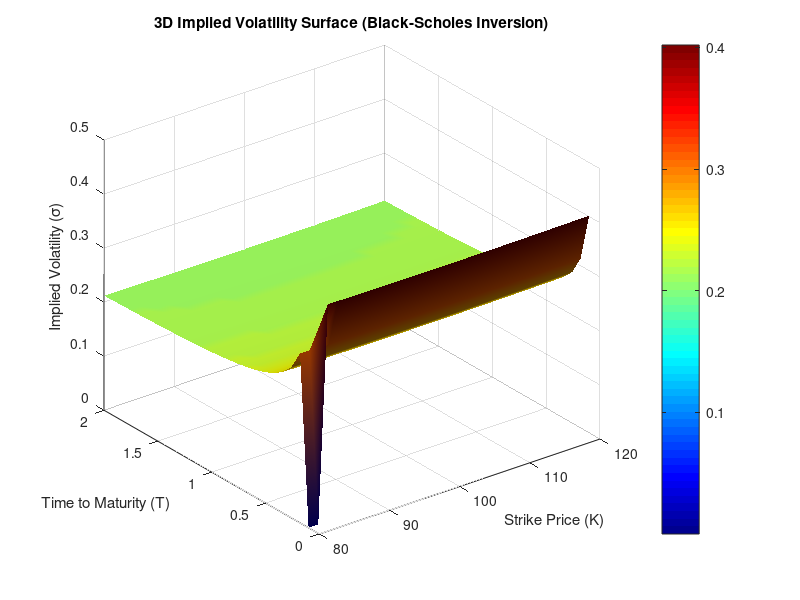
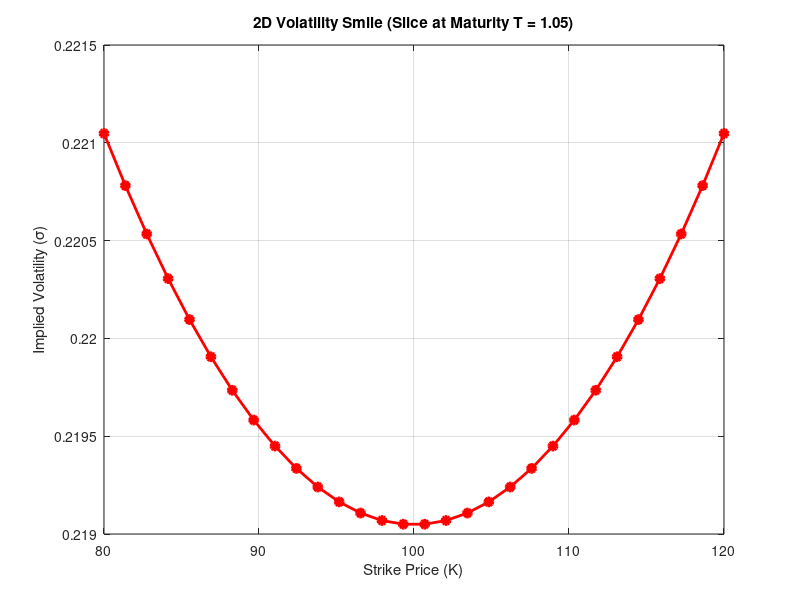
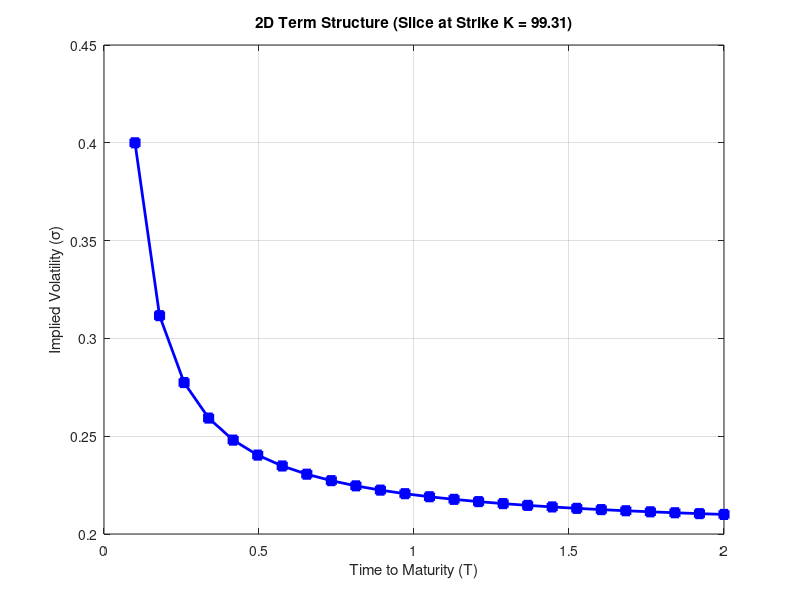

These figures' MATLAB source, in order:
% =========================================================================
% Implied Volatility Surface & Multivariable Gradient Engine
% Built using primitive commands: meshgrid, gradient, surf, plot, erf
% =========================================================================
clear; clc; close all;

% 1. Parameter Initialization (Dynamic vs Standalone Fallback)
if exist('params.m', 'file')
    run('params.m'); % Loaded dynamically when called via Python UI (S, r, K, T, market_prices)
else
    % Standalone Default Environment Parameters (Synthetic Fallback)
    S = 100.0;           % Spot Price
    r = 0.05;            % Risk-Free Rate
    
    % PRIMITIVE FUNCTION: meshgrid (Constructing the 2D Domain Matrix)
    strikes = linspace(80, 120, 30);
    maturities = linspace(0.1, 2.0, 25);
    [K, T] = meshgrid(strikes, maturities);
    
    % Generate synthetic market option prices mirroring a volatility skew
    true_iv = 0.20 + 0.05 * (K/S - 1).^2 + 0.02 ./ T;
    d1_synth = (log(S ./ K) + (r + 0.5 * true_iv.^2) .* T) ./ (true_iv .* sqrt(T));
    d2_synth = d1_synth - true_iv .* sqrt(T);
    
    % Primitive Cumulative Normal Distribution using error function (erf)
    N_d1 = 0.5 * (1 + erf(d1_synth / sqrt(2)));
    N_d2 = 0.5 * (1 + erf(d2_synth / sqrt(2)));
    market_prices = S * N_d1 - K .* exp(-r * T) .* N_d2;
end

% 2. Newton-Raphson Numerical Root-Finding Loop
% Uses Multivariable Calculus: Partial Derivative Vega (dC / dSigma)
IV = zeros(size(market_prices));

for i = 1:size(market_prices, 1)
    for j = 1:size(market_prices, 2)
        k_val = K(i,j);
        t_val = T(i,j);
        mkt_price = market_prices(i,j);
        
        if isnan(mkt_price) || mkt_price <= 0
            continue;
        end
        
        sigma = 0.20; % Initial volatility guess
        for iter = 1:50
            d1 = (log(S / k_val) + (r + 0.5 * sigma^2) * t_val) / (sigma * sqrt(t_val));
            d2 = d1 - sigma * sqrt(t_val);
            
            N_d1 = 0.5 * (1 + erf(d1 / sqrt(2)));
            N_d2 = 0.5 * (1 + erf(d2 / sqrt(2)));
            
            bs_price = S * N_d1 - k_val * exp(-r * t_val) * N_d2;
            diff = bs_price - mkt_price;
            
            if abs(diff) < 1e-6
                break;
            end
            
            % Partial Derivative: Vega (Sensitivity of Price to Volatility)
            % nu = dC / dSigma = S * sqrt(T) * n(d1)
            n_d1 = (1 / sqrt(2 * pi)) * exp(-0.5 * d1^2);
            vega = S * sqrt(t_val) * n_d1;
            
            if abs(vega) < 1e-12
                break;
            end
            
            sigma = sigma - diff / vega;
            if sigma <= 0
                sigma = 1e-4;
            end
        end
        IV(i,j) = sigma;
    end
end

% 3. MULTIVARIABLE CALCULUS: Surface Gradients
% PRIMITIVE FUNCTION: gradient 
% Computes numerical partial derivatives [dIV/dK, dIV/dT] across the 2D surface matrix
[dIV_dK, dIV_dT] = gradient(IV);

% 4. Output Execution Mode
if exist('params.m', 'file')
    % Save matrices for Python / Streamlit consumption
    save('-v7', 'results.mat', 'K', 'T', 'IV', 'market_prices', 'dIV_dK', 'dIV_dT');
else
    % =====================================================================
    % Native Standalone GNU Octave Mode: 3 Separate Independent Windows
    % =====================================================================
    
    % --- WINDOW 1: 3D Implied Volatility Surface ---
    figure('Name', 'Figure 1: 3D Implied Volatility Surface', 'Color', 'white');
    surf(K, T, IV, 'FaceColor', 'interp', 'EdgeColor', 'none');
    colormap(jet);
    colorbar;
    camlight; lighting gouraud;
    title('3D Implied Volatility Surface (Black-Scholes Inversion)');
    xlabel('Strike Price (K)');
    ylabel('Time to Maturity (T)');
    zlabel('Implied Volatility (\sigma)');
    grid on;
    
    % --- WINDOW 2: 2D Volatility Smile (Strike Slice) ---
    figure('Name', 'Figure 2: 2D Volatility Smile Cross-Section', 'Color', 'white');
    mid_row = round(size(K, 1) / 2);
    plot(K(mid_row, :), IV(mid_row, :), '-ro', 'LineWidth', 2, 'MarkerFaceColor', 'r');
    grid on;
    title(['2D Volatility Smile (Slice at Maturity T = ', num2str(T(mid_row, 1), '%.2f'), ')']);
    xlabel('Strike Price (K)');
    ylabel('Implied Volatility (\sigma)');
    
    % --- WINDOW 3: 2D Term Structure (Maturity Slice) ---
    figure('Name', 'Figure 3: 2D Term Structure Cross-Section', 'Color', 'white');
    mid_col = round(size(K, 2) / 2);
    plot(T(:, mid_col), IV(:, mid_col), '-bs', 'LineWidth', 2, 'MarkerFaceColor', 'b');
    grid on;
    title(['2D Term Structure (Slice at Strike K = ', num2str(K(1, mid_col), '%.2f'), ')']);
    xlabel('Time to Maturity (T)');
    ylabel('Implied Volatility (\sigma)');
end
